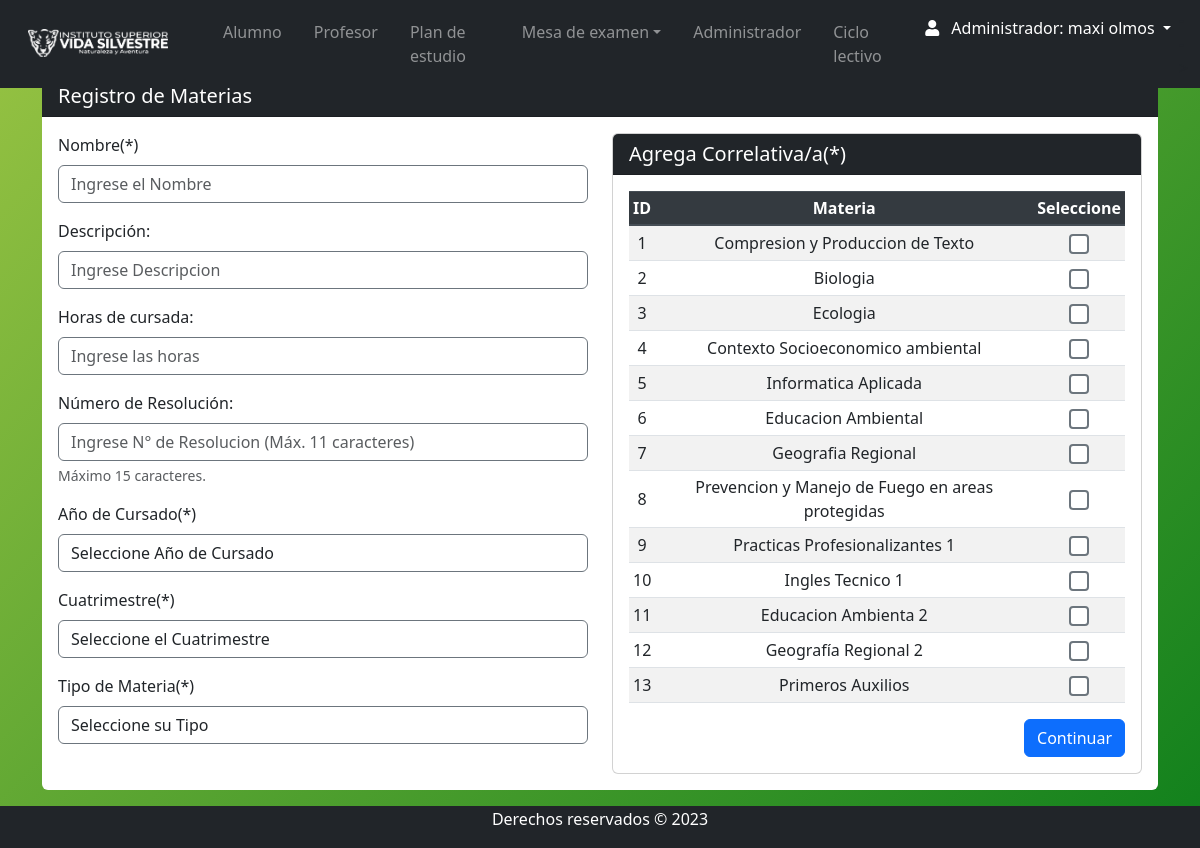
The app's page /Views/admin/materia_crea.php (signed in) with its own data.
### tables this page shows
CREATE TABLE `materia` (
  `id_materia` int(11) NOT NULL,
  `Nombre` varchar(255) DEFAULT NULL,
  `descripcion` varchar(50) DEFAULT NULL,
  `horas` varchar(5) DEFAULT NULL,
  `num_resolucion` varchar(15) DEFAULT NULL,
  `año_cursado` varchar(20) NOT NULL,
  `id_tipo` int(11) DEFAULT NULL,
  `estado` varchar(11) DEFAULT NULL,
  `plan_estudio` varchar(50) DEFAULT NULL
);

### Views/admin/materia_crea.php (the view, shortened to what this page needs)
<?php require 'navbar.php'; ?>
<div class="container mt-3">
    <div class="card rounded-2 border-0">
        <h5 class="card-header bg-dark text-white">Registro de Materias</h5>
        <div class="card-body">
            <form method="post" action="" id="formulario-materia">
                <div id="formulario-ingreso">
                    <div class="row">
                        <div class="col">
                            <div class="form-group">
                                <label for="nombre">Nombre(*)</label>
                                <input type="text" class="form-control" name="nombre" id="nombre" placeholder="Ingrese el Nombre" autocomplete="off" required>
                            </div>
                            <div class="form-group">
                                <label for="descripcion">Descripción:</label>
                                <input type="text" class="form-control" name="descripcion" placeholder="Ingrese Descripcion" id="descripcion" autocomplete="off">
                            </div>
                            <div class="form-group">
                                <label for="horas">Horas de cursada:</label>
                                <input type="number" class="form-control" name="horas" id="horas" placeholder="Ingrese las horas" autocomplete="off">
                            </div>
                            <div class="form-group">
                                <label for="num_resolucion">Número de Resolución:</label>
                                <input type="text" class="form-control" id="num_resolucion" name="num_resolucion" placeholder="Ingrese N° de Resolucion (Máx. 11 caracteres)" maxlength="15" autocomplete="off">
                                <small class="form-text text-muted">Máximo 15 caracteres.</small>
                            </div>
                            <div class="form-group">
                                <label for="año">Año de Cursado(*)</label>
                                <select name="año" id="año" class="form-control" autocomplete="off" required>
                                    <option value="" disabled selected>Seleccione Año de Cursado</option>
                                </select>
                            </div>
                            <div class="form-group">
                                <label for="plan_estudio">Cuatrimestre(*)</label>
                                <select name="plan_estudio" id="plan_estudio" class="form-control" autocomplete="off" required>
                                    <option value="" disabled selected>Seleccione el Cuatrimestre</option>
                                </select>
                            </div>
                            <div class="form-group">
                                <label for="id_tipo">Tipo de Materia(*)</label>
                                <select name="id_tipo" id="id_tipo" class="form-control" autocomplete="off" required>
                                    <option value="" disabled selected>Seleccione su Tipo</option>
                                </select>
                            </div>
                        </div>
                        <div class="col">
                            <div class="card rounded-2 ">
                                <h5 class="card-header bg-dark text-white">Agrega Correlativa/a(*)</h5>
                                <div class="card-body ">
                                    <table id="" class="table table-striped table-sm" style="width:100%">
                                        <thead class="thead-dark">
                                            <tr>
                                                <th>ID</th>
                                                <th>Materia</th>
                                                <th>Seleccione</th>
                                            </tr>
                                        </thead>
                                        <tbody>
                                            <?php
                                            $sql = $db->query("SELECT * FROM materia WHERE estado = 'Activo'");
                                            while ($resultado = $sql->fetch(PDO::FETCH_ASSOC)) {
                                            ?>
                                                <tr>
                                                    <td><?php echo $resultado["id_materia"] ?></td>
                                                    <td><?php echo $resultado["Nombre"] ?></td>
                                                    <td>
                                                        <div class="form-check checkbox-xl d-flex justify-content-center">
                                                            <input type="checkbox" class="form-check-input" name="correlativas[]" value="<?php echo $resultado["id_materia"]; ?>">
                                                        </div>
                                                    </td>
                                                </tr>
                                            <?php
                                            }
                                            ?>
                                        </tbody>
                                    </table>
                                    <button type="button" class="btn btn-primary float-right" id="continuarBtn">Continuar</button>
                                </div>
                            </div>
                        </div>
                    </div>
                </div>
            </form>
        </div>
    </div>
</div>
<?php require 'footer.php'; ?>

### css/style.css (style rules this page uses)
body { background: linear-gradient(135deg, #98c343, #10801c); position: relative; padding-bottom: 10px; min-height: 100vh; }
input { border-style: solid !important; border-color: #6c757d !important; border-width: 1.5px !important; }
select { border-style: solid !important; border-color: #6c757d !important; border-width: 1px !important; }
input[type=checkbox] { border-color: #6c757d !important; border-style: solid !important; border-width: 2px !important; width: 20px; height: 20px; }
th, td { text-align: center !important; vertical-align: middle !important; }
input[type="number"] { -webkit-appearance: none; -moz-appearance: textfield; appearance: none; margin: 0; }

### records on screen
materia: id_materia "1", Nombre "Compresion y Produccion de Texto"
materia: id_materia "2", Nombre "Biologia"
materia: id_materia "3", Nombre "Ecologia"
materia: id_materia "4", Nombre "Contexto Socioeconomico ambiental"
materia: id_materia "5", Nombre "Informatica Aplicada"
materia: id_materia "6", Nombre "Educacion Ambiental"
materia: id_materia "7", Nombre "Geografia Regional"
materia: id_materia "8", Nombre "Prevencion y Manejo de Fuego en areas protegidas"
materia: id_materia "9", Nombre "Practicas Profesionalizantes 1"
materia: id_materia "10", Nombre "Ingles Tecnico 1"
materia: id_materia "11", Nombre "Educacion Ambienta 2"
materia: id_materia "12", Nombre "Geografía Regional 2"
materia: id_materia "13", Nombre "Primeros Auxilios"

### other values on screen
$_SESSION['nombre'] "maxi"
$_SESSION['apellido'] "olmos"
